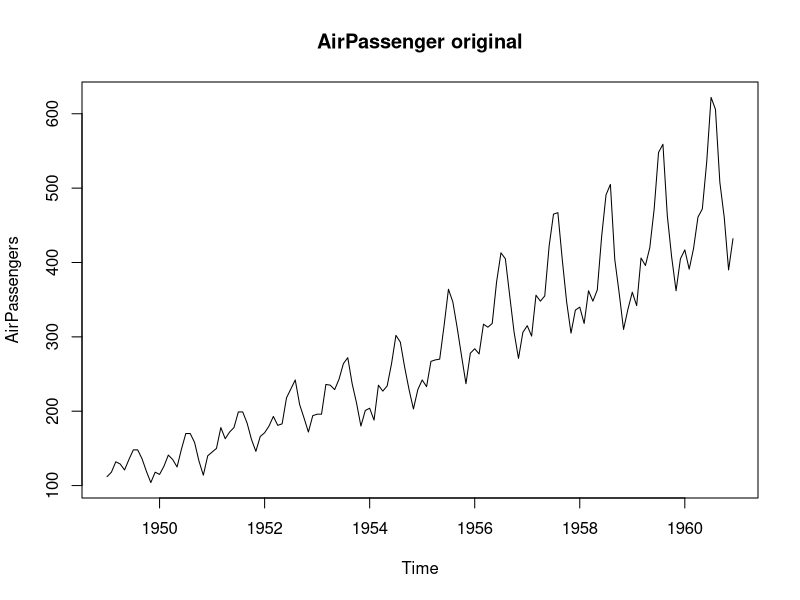
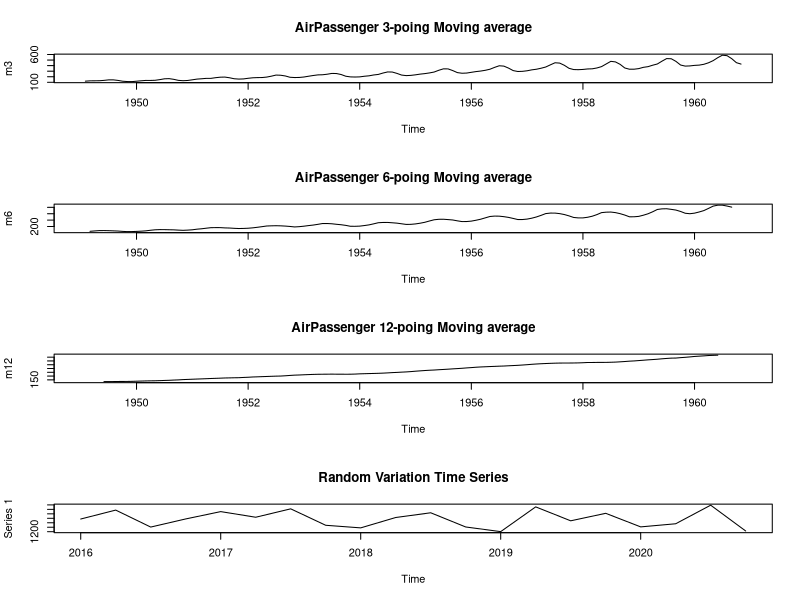
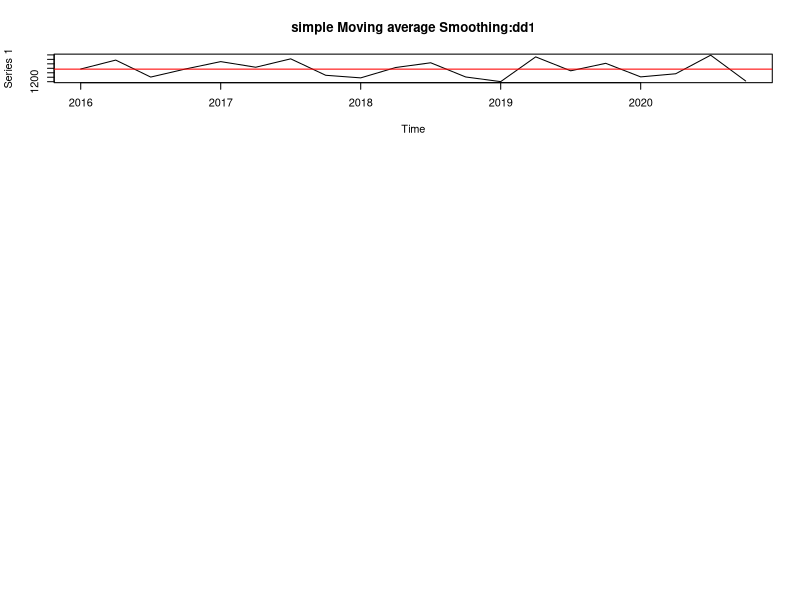
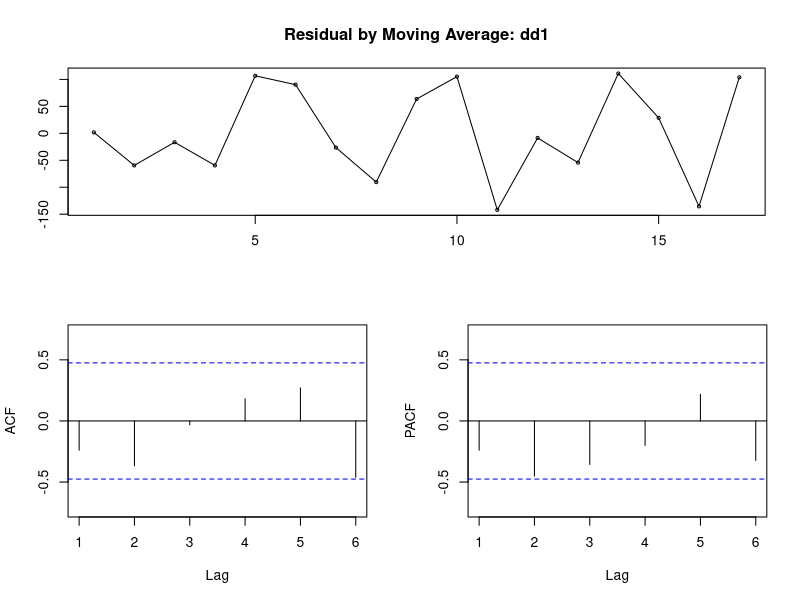

Source code (R) for these figures, in order:
library(forecast)
data("AirPassengers")
m3 = filter(AirPassengers, filter = rep(1/3,3))
m6 = filter(AirPassengers, filter = rep(1/6,6))
m12 = filter(AirPassengers, filter = rep(1/12,12))
plot(AirPassengers,main="AirPassenger original")
par(mfrow=c(4,1))
plot(m3,main="AirPassenger 3-poing Moving average")
plot(m6,main="AirPassenger 6-poing Moving average")
plot(m12,main="AirPassenger 12-poing Moving average")

dd1 <- matrix(c(1342,1442,1252,1343, 1425,1362,1456,1272, 
                1243,1359,1412,1253, 1201,1478,1322,1406, 
                1254,1289,1497,1208 ))
dd1.ts = ts(data=dd1,start=c(2016,1), frequency = 4)
dd1.ts
plot(dd1.ts, main="Random Variation Time Series")

# Simple Moving Average Smoothing - Red color
# dd1 Random Variation time series - Black color
## ff is Simple Moving Average Smoothing
ff = filter(dd1.ts, filter = rep(1,4)/4, method="convolution", side="1")
plot(dd1.ts, main="simple Moving average Smoothing:dd1")
abline(h=mean(dd1), col="red")


# Residaul's Auto Correlation
# ff[-1:-3]
res_sma_smothing <- ff[-1:-3, ]
res_rvts <- dd1.ts[-1:-3, ]
res <- res_sma_smothing - res_rvts

tsdisplay(res, main="Residual by Moving Average: dd1")
Box.test(res)

# ff is Simple Moving Average Smoothing
# Forcast
forecast_smoothing <- forecast(ff,h=1)
forecast_smoothing

# Test - Mean Error, RMSE MAE MAPE etc
accuracy(forecast_smoothing)
